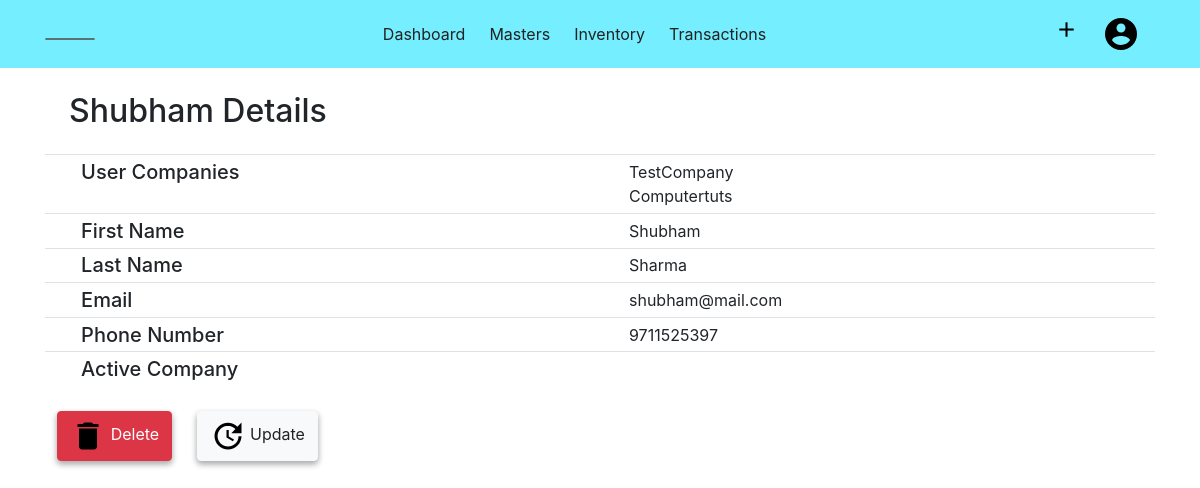
Before: /user/accountinfo (signed in) with the older database file.
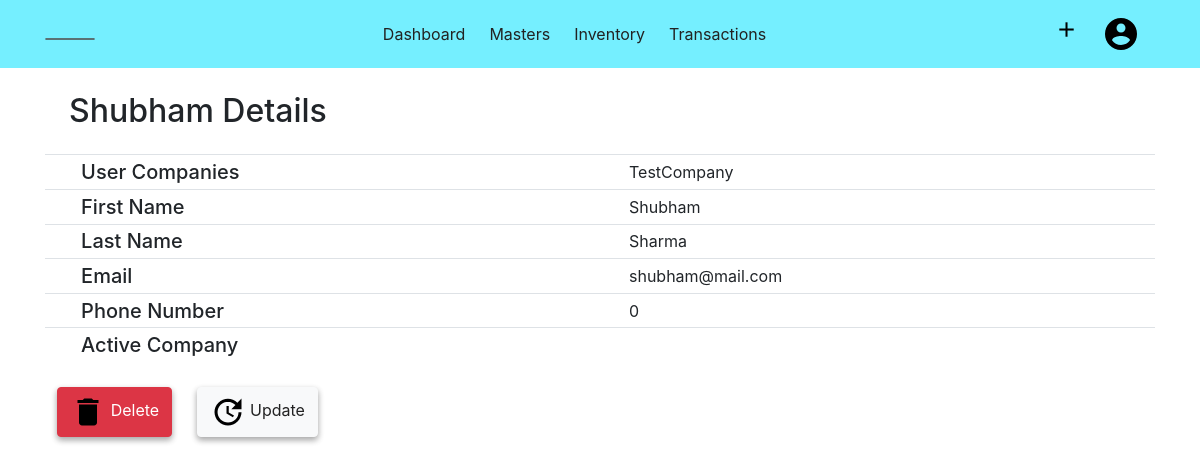
After: the same page with the newer database file.
### acsystem/models.py (models this page shows, shortened)
class Company(db.Model):
    id = db.Column(db.Integer, primary_key=True)
    companyname = db.Column(db.String(80), unique=True, nullable=False)
    mailingname = db.Column(db.String(80), nullable = False)
    address = db.Column(db.String(100), nullable=False)
    country = db.Column(db.String(40), nullable=False)
    state = db.Column(db.String(40), nullable=False)
    pin = db.Column(db.Integer)
    email = db.Column(db.String(60))
    phoneno = db.Column(db.Integer)
    website = db.Column(db.String(60))
    datecreated = db.Column(db.DateTime, default = datetime.utcnow, nullable=False)
    financialyear = db.Column(db.DateTime, nullable=False)
    booksbegin = db.Column(db.DateTime, nullable=False)
    invoiceno = db.Column(db.Integer, default=0)
    gstno = db.Column(db.String(15))
    description = db.Column(db.Text)
    customers = db.relationship('Customer', backref='undercompany', lazy=True, cascade="all, delete-orphan")
    suppliers = db.relationship('Supplier', backref='undercompany', lazy=True, cascade="all, delete-orphan")
    groups = db.relationship('Group', backref='undercompany', lazy=True, cascade="all, delete-orphan")
    ledgers = db.relationship('Ledger', backref='undercompany', lazy=True, cascade="all, delete-orphan")
    productcategories = db.relationship('Productcategory', backref='undercompany', lazy=True, cascade="all, delete-orphan")
    products = db.relationship('Product', backref='undercompany', lazy=True, cascade="all, delete-orphan")
    units = db.relationship('Unit', backref='undercompany', lazy=True, cascade="all, delete-orphan")
    sale = db.relationship('Sales', backref='undercompany', lazy=True, cascade="all, delete-orphan")
    user_id = db.Column(db.Integer, db.ForeignKey('user.id', ondelete="CASCADE"), nullable=False)

class User(db.Model, UserMixin):
    id = db.Column(db.Integer, primary_key = True)
    first = db.Column(db.String(60), nullable=False)
    last = db.Column(db.String(60), nullable=False)
    email = db.Column(db.String(60), unique= True, nullable=False)
    image_file = db.Column(db.String(20), default='default.jpg', nullable=False)
    phone = db.Column(db.Integer, nullable=False)
    password = db.Column(db.String(60), nullable=False)
    companies = db.relationship('Company', backref ='owner', lazy = True, cascade="all, delete-orphan")
    activecompany = db.Column(db.Integer, default=0)

### acsystem/user/routes.py (the view)
@users.route('/user/accountinfo')
@login_required
def account():
    return render_template('usertemplate/accountinfo.html', title="Account")

### acsystem/models.py (called while the page is built)
@login_manager.user_loader
def load_user(user_id):
    return User.query.get(int(user_id))

### acsystem/templates/usertemplate/accountinfo.html (shortened to what this page needs)
{% extends "layout.html"%}
{% block content %}
<div class="container mt-4">
    <h2 class="mb-4 ml-4">{{ current_user.first }} Details</h2>
    <table class="table table-sm">
        <tbody>
            <tr>
                <td>&Tab;</td>
                <td class="h5">User Companies</td>
                <td>{% for company in current_user.companies %}
                        <span>{{ company.companyname }}</span>
                        <br>
                    {% endfor %}
                </td>
            </tr>
            <tr>
                <td>&Tab;</td>
                <td class="h5"> First Name </td>
                <td>{{current_user.first}}</td>
            </tr>
            <tr>
                <td>&Tab;</td>
                <td class="h5"> Last Name </td>
                <td>{{current_user.last}}</td>
            </tr>
            <tr>
                <td>&Tab;</td>
                <td class="h5"> Email</td>
                <td>{{current_user.email}}</td>
            </tr>
            <tr>
                <td>&Tab;</td>
                <td class="h5"> Phone Number </td>
                <td>{{current_user.phone}}</td>
            </tr>
            <tr>
                <td>&Tab;</td>
                <td class="h5"> Active Company </td>
                <td id="useractivecomp"></td>
            </tr>
        </tbody>
    </table>
    <table class="mt-4">
        <tbody>
            <tr>
                <td>
                    <button type="button" class="btn btn-danger" data-toggle="modal" data-target="#deleteuser">
                        <img src="{{ url_for('static',filename='images/delete.png') }}" alt="Delete"> Delete
                    </button>
                </td>
                <td>
                    <a type="button" class="btn btn-light" href="{{ url_for('users.updateuser') }}"><img
                            src="{{ url_for('static',filename='images/update.png') }}" alt="Update"> Update
                    </a>
                </td>
            </tr>
        </tbody>
    </table>
</div>
{% endblock content %}

Changed rows visible on the page:
removed Company: companyname "Computertuts"
changed User "Shubham": phone "9711525397" → "0"
